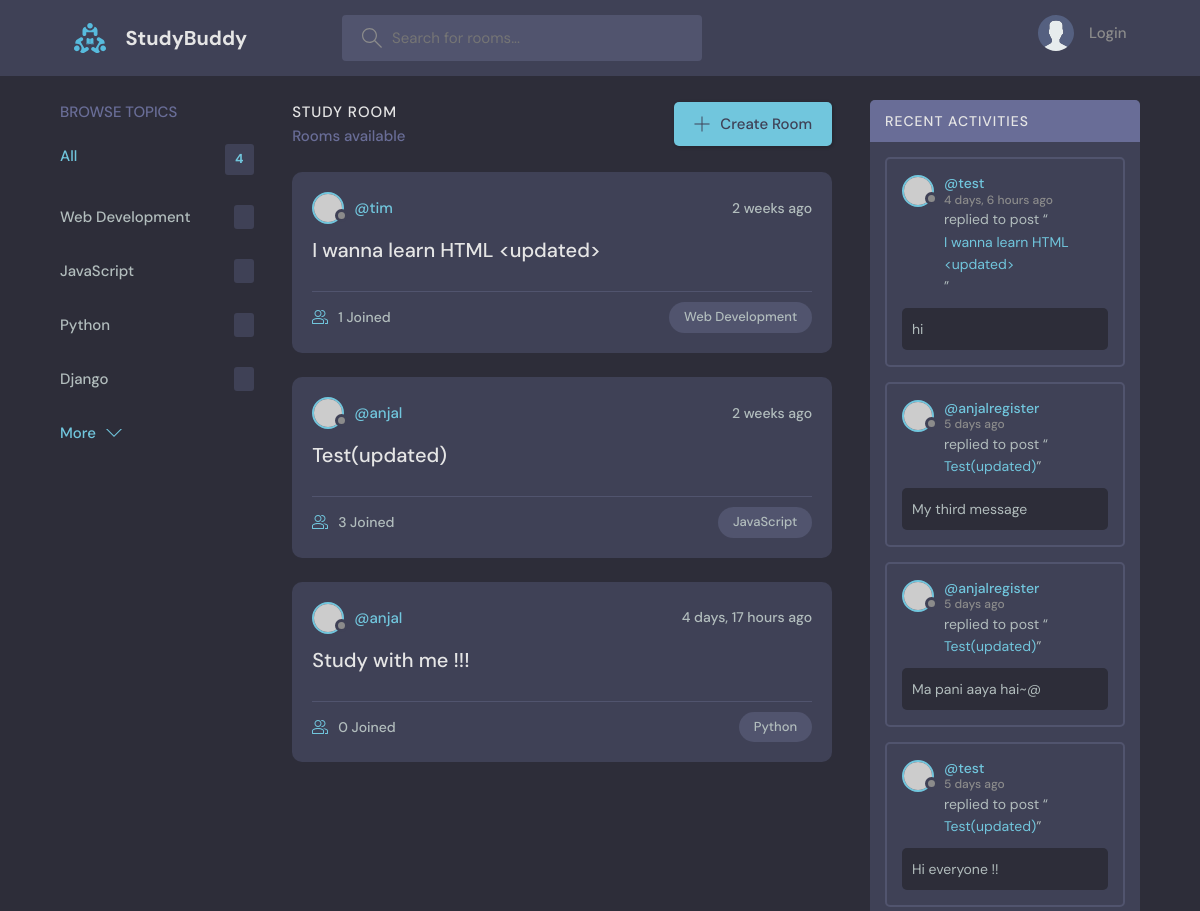
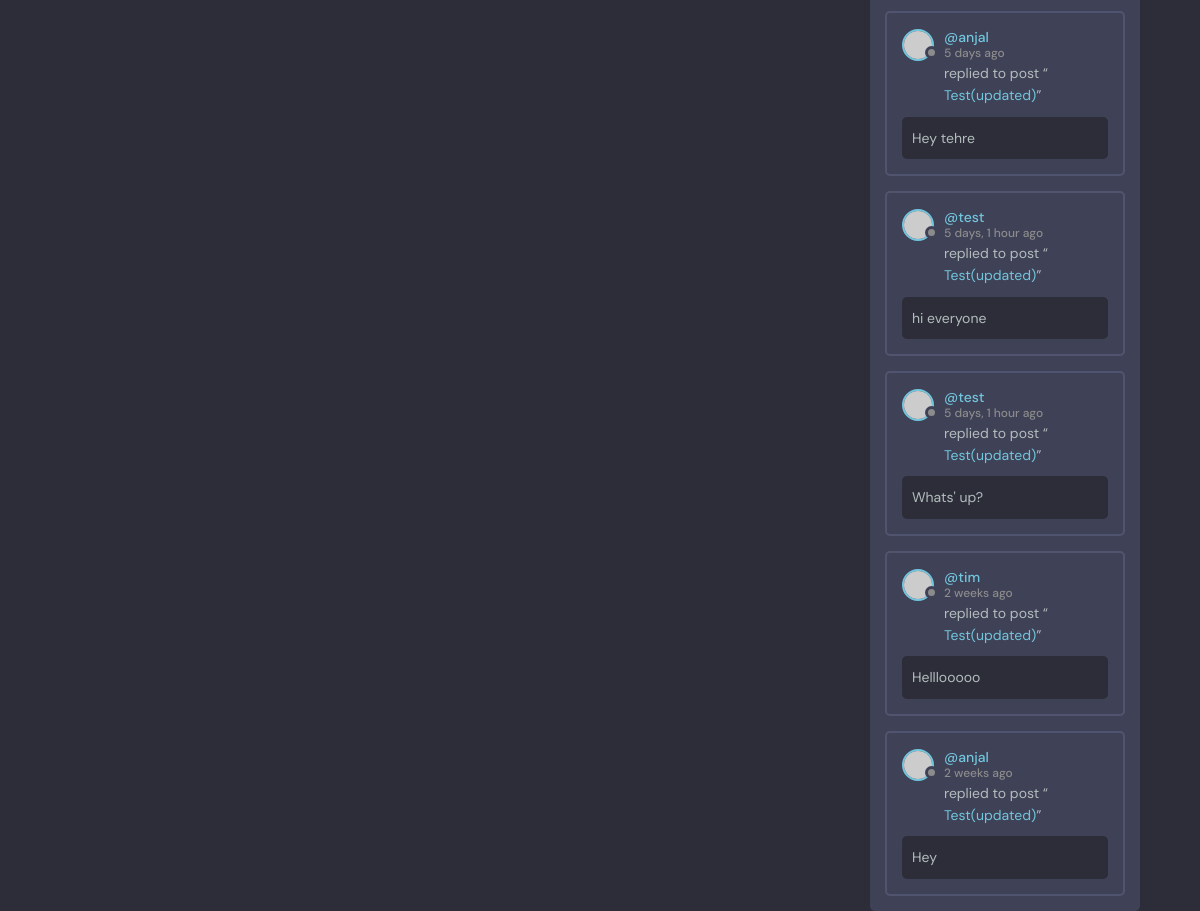
The app's page /, older data (2 pictures, top to bottom).
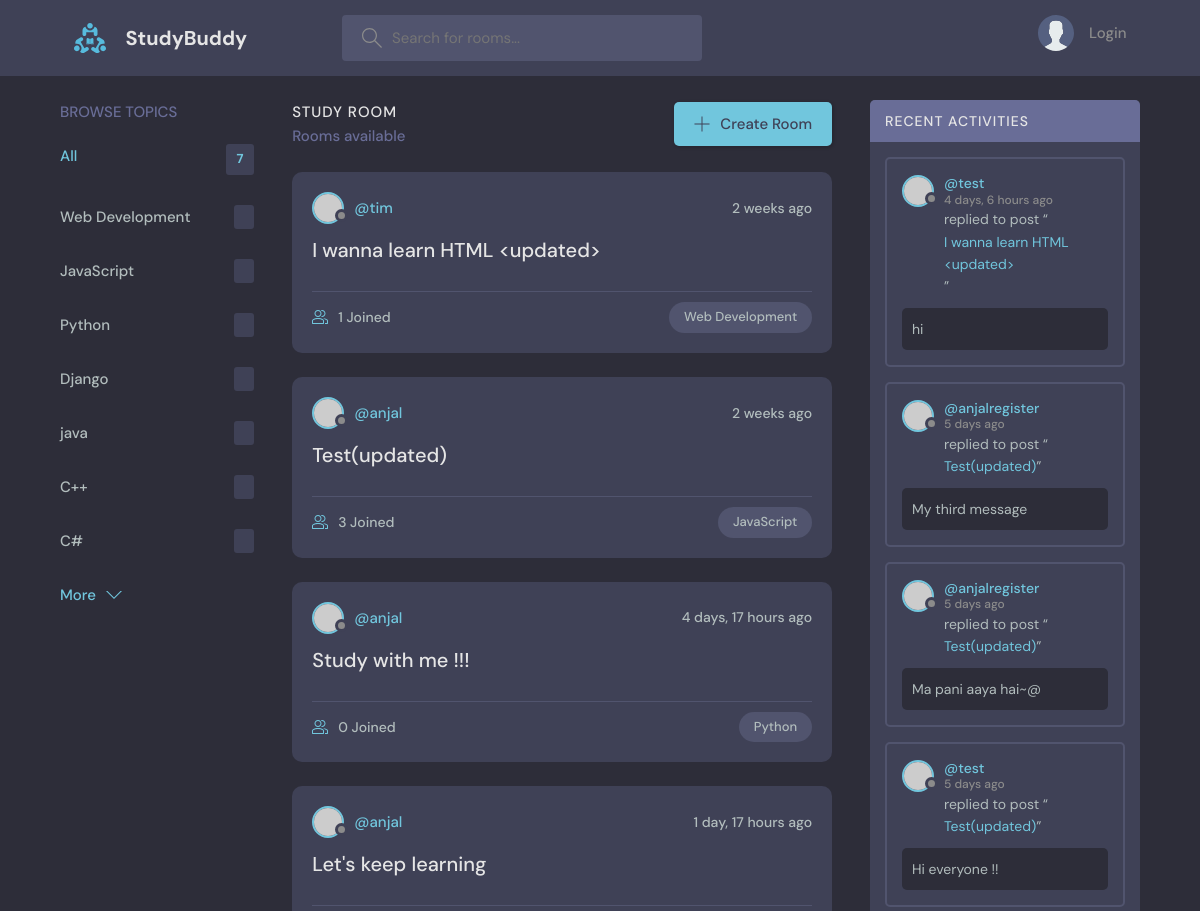
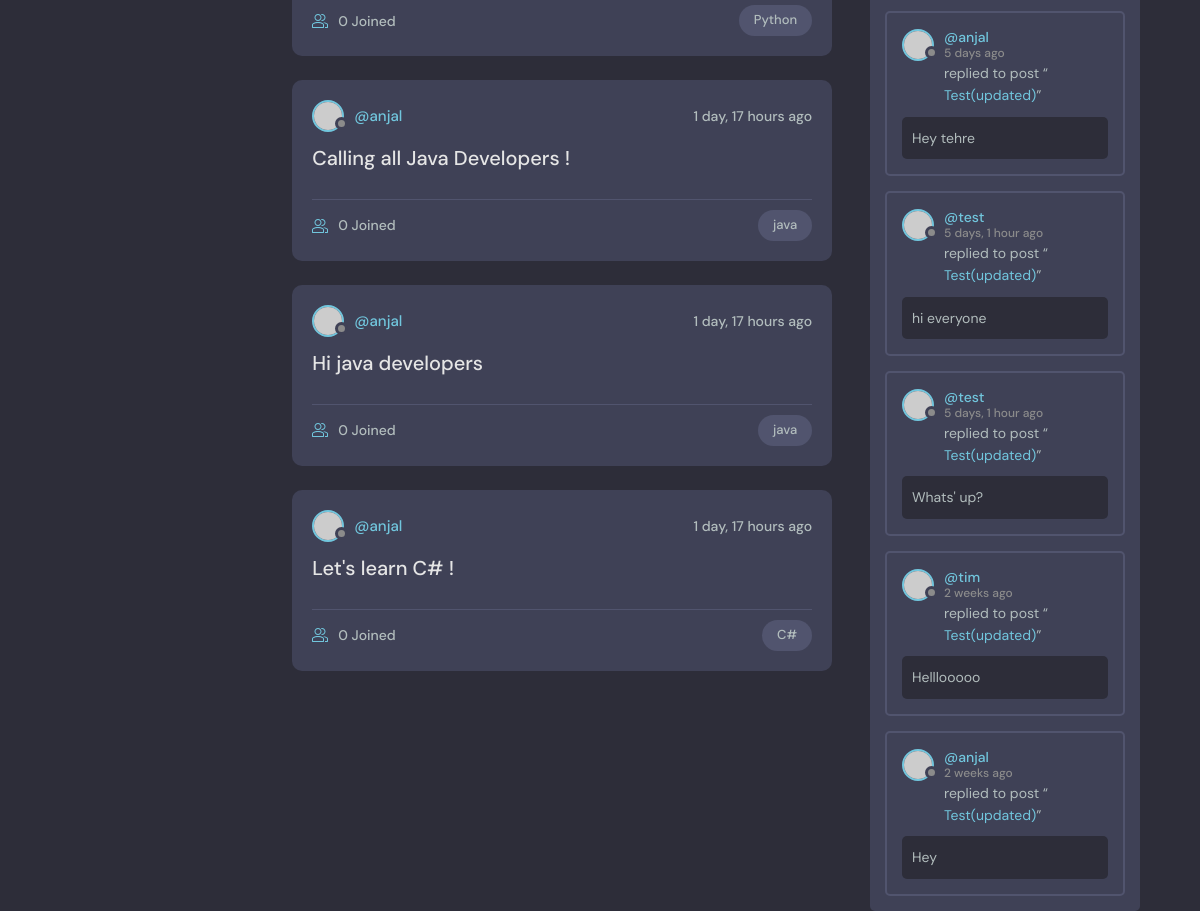
The same page, newer data (2 pictures, top to bottom).
### base/models.py (models this page shows, shortened)
class Topic(models.Model):
    name = models.CharField(max_length=200)

class Room(models.Model):
    host = models.ForeignKey(User, on_delete=models.SET_NULL, null=True)
    topic = models.ForeignKey(Topic, on_delete=models.SET_NULL, null=True)
    name = models.CharField(max_length=200)
    description = models.TextField(null=True, blank=True)
    participants = models.ManyToManyField(User, related_name='participants', blank=True)
    updated = models.DateTimeField(auto_now=True)
    created = models.DateField(auto_now_add=True)
    class Meta:
        ordering = ['updated', 'created']
    def __str__(self):
        return self.name

class Message(models.Model):
    user = models.ForeignKey(User, on_delete=models.CASCADE)
    room = models.ForeignKey(Room, on_delete=models.CASCADE)
    body = models.TextField()
    updated = models.DateTimeField(auto_now=True)
    created = models.DateTimeField(auto_now_add=True)
    class Meta:
        ordering = ['-updated', 'created']

### base/views.py (the view)
# urls.py: path('', views.home, name='home'),
def home(request):
    q = request.GET.get('q') if request.GET.get('q') != None else ''
    rooms = Room.objects.filter(
        Q(topic__name__icontains = q) |
        Q(name__icontains = q) |
        Q(description__icontains = q)
        )
    topics = Topic.objects.all()
    room_count = rooms.count()
    room_messages = Message.objects.filter(Q(room__topic__name__icontains = q))
    context = {'rooms': rooms, 'topics':topics, 'room_count':room_count, 'room_messages': room_messages}
    return render(request, 'base/home.html', context)

### base/templates/base/home.html (shortened to what this page needs)
{% extends 'main.html' %}
{% block content %}
    <main class="layout layout--3">
      <div class="container">
         {% include 'base/topics_component.html'  %}
        <div class="roomList">
          <div class="roomList__header">
            <div>
              <h2>Study Room</h2>
              <p>{{rooms_count}} Rooms available</p>
            </div>
            <a class="btn btn--main" href="{% url 'create-room' %}">
              <svg version="1.1" xmlns="http://www.w3.org/2000/svg" width="32" height="32" viewBox="0 0 32 32">
                <title>add</title>
                <path
                  d="M16.943 0.943h-1.885v14.115h-14.115v1.885h14.115v14.115h1.885v-14.115h14.115v-1.885h-14.115v-14.115z"
                ></path>
              </svg>
              Create Room
            </a>
          </div>
        {% include 'base/feed_component.html' %}
        </div>
       {% include 'base/activity_component.html'  %}
      </div>
    </main>
{% endblock %}

### base/templates/base/topics_component.html
<div class="topics">
  <div class="topics__header">
    <h2>Browse Topics</h2>
  </div>
  <ul class="topics__list">
    <li>
      <a href="{% url 'home' %}" class="active">All <span>{{topics.count}}</span></a>
    </li>
    {% for topic in topics %}
    <li>
      <a href="{% url 'home' %}?q={{topic.name}}">{{topic.name}} <span>{{topic.room.set_all.count}}</span></a>
    </li>
    {% endfor %}
  </ul>
  <a class="btn btn--link" href="topics.html">
    More
    <svg
      version="1.1"
      xmlns="http://www.w3.org/2000/svg"
      width="32"
      height="32"
      viewBox="0 0 32 32"
    >
      <title>chevron-down</title>
      <path d="M16 21l-13-13h-3l16 16 16-16h-3l-13 13z"></path>
    </svg>
  </a>
</div>

### base/templates/base/feed_component.html (shortened to what this page needs)
{% for room in rooms %}
<div class="roomListRoom">
  <div class="roomListRoom__header">
    <a href="{% url 'user-profile' room.host.id %}" class="roomListRoom__author">
      <div class="avatar avatar--small">
        <img src="https://randomuser.me/api/portraits/women/11.jpg" />
      </div>
      <span>@{{room.host.username}}</span>
    </a>
    <div class="roomListRoom__actions">
      <span>{{room.created|timesince}} ago </span>
    </div>
  </div>
  <div class="roomListRoom__content">
    <a href="{% url 'room' room.id %}">{{room.name}}</a>
  </div>
  <div class="roomListRoom__meta">
    <a href="{% url 'room' room.id %}" class="roomListRoom__joined">
      {{room.participants.all.count}} Joined
    </a>
    <p class="roomListRoom__topic">{{room.topic.name}}</p>
  </div>
</div>
{% endfor %}

### base/templates/base/activity_component.html (shortened to what this page needs)
 <div class="activities">
          <div class="activities__header">
            <h2>Recent Activities</h2>
          </div>
          {% for message in room_messages %}
          <div class="activities__box">
            <div class="activities__boxHeader roomListRoom__header">
              <a href="{% url 'user-profile' message.user.id %}" class="roomListRoom__author">
                <div class="avatar avatar--small">
                  <img src="https://randomuser.me/api/portraits/women/11.jpg" />
                </div>
                <p>
                  @{{ message.user }}
                  <span>{{ message.created|timesince }} ago</span>
                </p>
              </a>
            </div>
            <div class="activities__boxContent">
              <p>replied to post “<a href="{% url 'room' message.room.id %}">{{message.room}}</a>”</p>
              <div class="activities__boxRoomContent">
                {{message.body}}
              </div>
            </div>
          </div>
          {% endfor %}
        </div>

Row changes from the older to the newer data that the page shows:
added Topic: name "java"
added Topic: name "C++"
added Topic: name "C#"
added Room: host.username "anjal", created "1 day, 17 hours", name "Let's keep learning", participants.all.count "0", topic.name "Python"
added Room: host.username "anjal", created "1 day, 17 hours", name "Calling all Java Developers !", participants.all.count "0", topic.name "java"
added Room: host.username "anjal", created "1 day, 17 hours", name "Hi java developers", participants.all.count "0", topic.name "java"
added Room: host.username "anjal", created "1 day, 17 hours", name "Let's learn C# !", participants.all.count "0", topic.name "C#"
Text that changed along with them:
{{ topics.count }}: "4" → "7"
